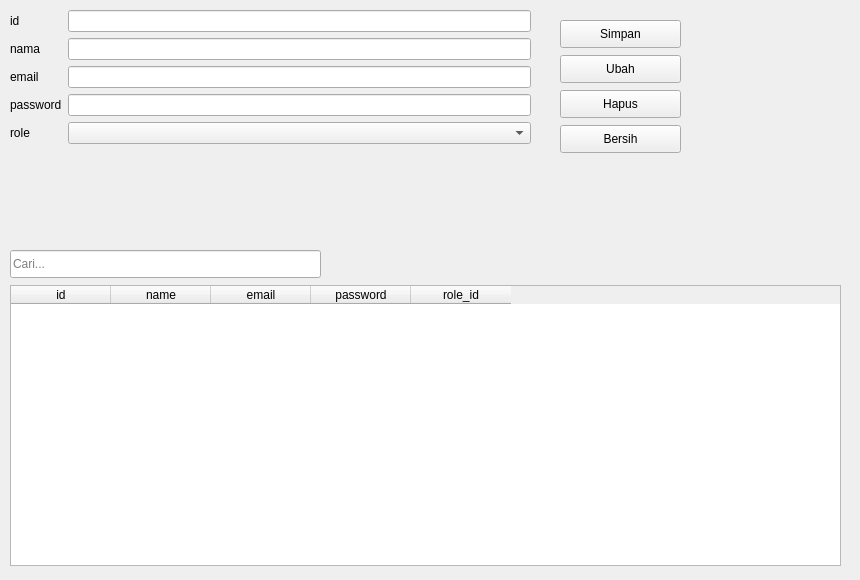
<?xml version="1.0" encoding="UTF-8"?>
<ui version="4.0">
 <class>FormUsers</class>
 <widget class="QWidget" name="FormUsers">
  <property name="geometry">
   <rect>
    <x>0</x>
    <y>0</y>
    <width>860</width>
    <height>580</height>
   </rect>
  </property>
  <property name="windowTitle">
   <string>Form Users</string>
  </property>
  <widget class="QWidget" name="formLayoutWidget">
   <property name="geometry">
    <rect>
     <x>10</x>
     <y>10</y>
     <width>521</width>
     <height>220</height>
    </rect>
   </property>
   <layout class="QFormLayout" name="formLayout">
    <item row="0" column="0">
     <widget class="QLabel" name="lbl_id">
      <property name="text">
       <string>id</string>
      </property>
     </widget>
    </item>
    <item row="0" column="1">
     <widget class="QLineEdit" name="edit_id"/>
    </item>
    <item row="1" column="0">
     <widget class="QLabel" name="lbl_name">
      <property name="text">
       <string>&lt;html&gt;&lt;head/&gt;&lt;body&gt;&lt;p&gt;nama&lt;/p&gt;&lt;/body&gt;&lt;/html&gt;</string>
      </property>
     </widget>
    </item>
    <item row="1" column="1">
     <widget class="QLineEdit" name="edit_name"/>
    </item>
    <item row="2" column="0">
     <widget class="QLabel" name="lbl_email">
      <property name="text">
       <string>email</string>
      </property>
     </widget>
    </item>
    <item row="2" column="1">
     <widget class="QLineEdit" name="edit_email"/>
    </item>
    <item row="3" column="0">
     <widget class="QLabel" name="lbl_password">
      <property name="text">
       <string>password</string>
      </property>
     </widget>
    </item>
    <item row="3" column="1">
     <widget class="QLineEdit" name="edit_password"/>
    </item>
    <item row="4" column="0">
     <widget class="QLabel" name="lbl_role">
      <property name="text">
       <string>role</string>
      </property>
     </widget>
    </item>
    <item row="4" column="1">
     <widget class="QComboBox" name="comboRole"/>
    </item>
   </layout>
  </widget>
  <widget class="QPushButton" name="btnSimpan">
   <property name="geometry">
    <rect>
     <x>560</x>
     <y>20</y>
     <width>121</width>
     <height>28</height>
    </rect>
   </property>
   <property name="text">
    <string>Simpan</string>
   </property>
  </widget>
  <widget class="QPushButton" name="btnUbah">
   <property name="geometry">
    <rect>
     <x>560</x>
     <y>55</y>
     <width>121</width>
     <height>28</height>
    </rect>
   </property>
   <property name="text">
    <string>Ubah</string>
   </property>
  </widget>
  <widget class="QPushButton" name="btnHapus">
   <property name="geometry">
    <rect>
     <x>560</x>
     <y>90</y>
     <width>121</width>
     <height>28</height>
    </rect>
   </property>
   <property name="text">
    <string>Hapus</string>
   </property>
  </widget>
  <widget class="QPushButton" name="btnBersih">
   <property name="geometry">
    <rect>
     <x>560</x>
     <y>125</y>
     <width>121</width>
     <height>28</height>
    </rect>
   </property>
   <property name="text">
    <string>Bersih</string>
   </property>
  </widget>
  <widget class="QLineEdit" name="editCari">
   <property name="geometry">
    <rect>
     <x>10</x>
     <y>250</y>
     <width>311</width>
     <height>28</height>
    </rect>
   </property>
   <property name="placeholderText">
    <string>Cari...</string>
   </property>
  </widget>
  <widget class="QTableWidget" name="table">
   <property name="geometry">
    <rect>
     <x>10</x>
     <y>285</y>
     <width>831</width>
     <height>281</height>
    </rect>
   </property>
   <property name="rowCount">
    <number>0</number>
   </property>
   <property name="columnCount">
    <number>5</number>
   </property>
   <column>
    <property name="text">
     <string>id</string>
    </property>
   </column>
   <column>
    <property name="text">
     <string>name</string>
    </property>
   </column>
   <column>
    <property name="text">
     <string>email</string>
    </property>
   </column>
   <column>
    <property name="text">
     <string>password</string>
    </property>
   </column>
   <column>
    <property name="text">
     <string>role_id</string>
    </property>
   </column>
  </widget>
 </widget>
 <resources/>
 <connections/>
</ui>
